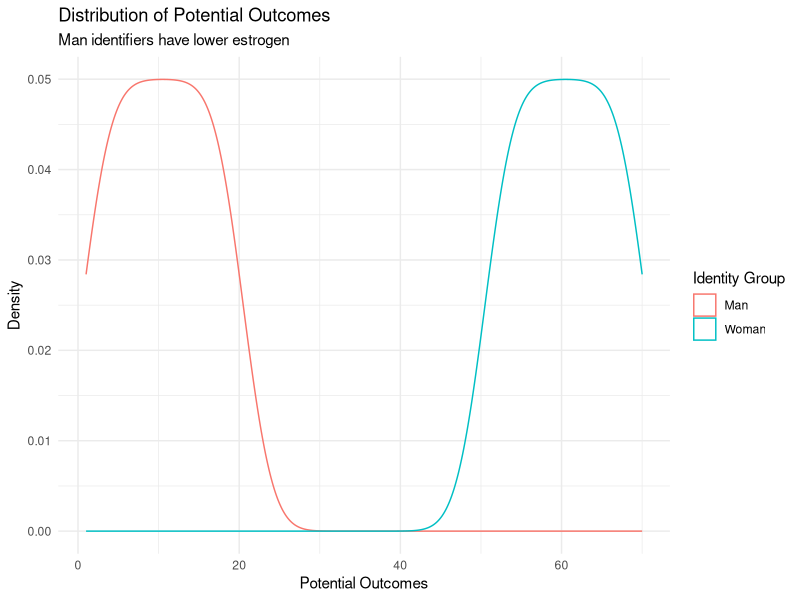

Recreate this plot in R. (Note: this script raises an error after producing the figure.)
## ---- chunk 1
library(tidyverse)
library(ggplot2)
library(patchwork)
library(data.table)

options(htmltools.dir.version = FALSE)
knitr::opts_chunk$set(echo = TRUE, dpi = 300)


theme_set(theme_minimal())
## ---- chunk 2
group <- c(rep("Man",20),rep("Woman",20))

po_control <- c(
  seq(from = 1, to = 20), 
  seq(from = 51, to = 70)) 

## Suppose there is no effect. 
## Then, the potential outcomes to control are equal 
## to the potential outcomes to treatment. 
po_treatment <- po_control 
## ---- chunk 3
ggplot() + 
  aes(x=po_control, color = group) +
  geom_density() + 
  labs(
    title = "Distribution of Potential Outcomes", 
    subtitle = "Man identifiers have lower estrogen",
    x = 'Potential Outcomes', 
    y = 'Density', 
    color = 'Identity Group'
  )
## ---- chunk 4
randomize <- function(units_per_group) { 
  ## an (unnecessary) function to randomize units into 
  ## treatment and control 
  ## ---
  ## args: 
  ##  - units_per_group: how many zero and one should be returned
  
  assignment_vector <- rep(c('Control', 'Treatment'), each = units_per_group)
  sample(assignment_vector)
} 

randomize(units_per_group = 4) 
randomize(units_per_group = 4) 
## ---- chunk 5
treatment_assigned <- randomize() 

outcomes <- po_treatment * I(treatment_assigned == "Treatment") + 
  po_control * I(treatment_assigned == "Control")

outcomes
## ---- chunk 6
estimate_ate <- function(y_values, treatment) { 
  
  treatment_group_mean <- mean(outcomes[treatment == 'Treatment'])
  control_group_mean   <- mean(outcomes[treatment == 'Control'])
  
  ate <- treatment_group_mean - control_group_mean
  
  return(
    list(
      "tg_mean" = treatment_group_mean, 
      "cg_mean" = control_group_mean, 
      "ate" = ate)
  )
}

# In fact, there is _no_ effect, but... sampling! 
estimate_ate(y_values = outcomes, treatment = treatment_assigned) 
## ---- chunk 7
treatment_assigned_one <- randomize(units_per_group = 20)
estimate_ate(y_values = outcomes, treatment = treatment_assigned_one) 

treatment_assigned_two <- randomize(units_per_group = 20)
estimate_ate(y_values = outcomes, treatment = treatment_assigned_two) 

treatment_assigned_three <- randomize(units_per_group = 20)
estimate_ate(y_values = outcomes, treatment = treatment_assigned_three) 
## ---- chunk 8
## going to move the randomization inside the `estimate_ate` function 
## for compactness 

sharp_null <- replicate(
  n = 5000, 
  expr = estimate_ate(
    y_value = outcomes, 
    treatment = randomize(units_per_group = 20))
)
## ---- chunk 9
ggplot() + 
  aes(x = sharp_null) + 
  geom_histogram() + 
  labs(
    title = "Distribution of Treatment Effects Under Sharp Null", 
    subtitle = "Distribution is Centered at Zero, And Symmetric", 
    x = "Estimated Average Treatment Effect", 
    y = "Count"
  )
## ---- chunk 10
experimental_randomization <- randomize(units_per_group = 20)
experimental_ate <- estimate_ate(
  y_values = outcomes, 
  treatment = experimental_randomization)

sharp_null <- replicate(
  n = 5000, 
  expr = estimate_ate(
    y_value = outcomes, 
    treatment = randomize(units_per_group = 20))
)

mean(abs(sharp_null) > abs(experimental_ate))
## ---- chunk 11
histogram_no_effect <- ggplot() + 
  aes(x = sharp_null) + 
  geom_histogram() + 
  geom_vline(xintercept = experimental_ate, color = 'darkorange') + 
  labs(
    title = "No Effect: Distribution of Treatment Effects Under Sharp Null", 
    subtitle = "Distribution is Centered at Zero, And Symmetric", 
    x = "Estimated Average Treatment Effect", 
    y = "Count"
  )

## ---- chunk 12
histogram_no_effect
## ---- chunk 13
po_control   <- c(1:20, 51:70)
po_treatment <- po_control + 25

treatment_assigned <- randomize(units_per_group = 20)

outcomes <- po_treatment * I(treatment_assigned == "Treatment") + 
  po_control * I(treatment_assigned == "Control")

experimental_ate_big_effect <- estimate_ate(
  y_values = outcomes, 
  treatment = treatment_assigned
  )
## ---- chunk 14
sharp_null_big_effect <- replicate(
  n = 5000, 
  expr = estimate_ate(
    y_values = outcomes, 
    treatment = randomize(units_per_group = 20)
  )
)
## ---- chunk 15
histogram_big_effect <- ggplot() + 
  aes(x = sharp_null_big_effect) + 
  geom_histogram() + 
  geom_vline(xintercept = experimental_ate_big_effect, color = 'darkorange') + 
  labs(
    title = "Big Effect: Distribution of Treatment Effects Under Sharp Null", 
    subtitle = "Distribution is Centered at Zero, And Symmetric", 
    x = "Estimated Average Treatment Effect", 
    y = "Count"
  )
## ---- chunk 16
histogram_big_effect
## ---- chunk 17
mean(abs(sharp_null_big_effect) > abs(experimental_ate))
## ---- chunk 18
histogram_big_effect / histogram_no_effect
## ---- chunk 19
simulate_study <- function(effect_size, units_per_group) { 
  # requires all functions to date
  
  effect_size <- 40
  # generate world
  po_control   <- c(1:20, 51:70)
  po_treatment <- po_control + effect_size
  
  # assign treatment and measure outcomes
  treatment_assigned <- randomize(units_per_group)
  outcomes <- po_treatment * I(treatment_assigned == "Treatment") + 
    po_control * I(treatment_assigned == "Control") 
  
  # estimate ate   
  estimated_ate <- estimate_ate(y_values = outcomes, treatment = treatment_assigned)
  
  # generate sharp null distribution
  sharp_null <- replicate(
    n = 300, 
    expr = estimate_ate(y_values = outcomes, treatment = randomize(units_per_group)
    )
  )
  
  p_value <- mean(abs(sharp_null) > abs(estimated_ate))
  return(list(
    'estimated_ate' = estimated_ate,
    'mean_sharp_null' = mean(sharp_null), 
    'p_value' = p_value)
  )
}

simulate_study(effect_size = 40, units_per_group = 20)

estimate_ate(y_values = outcomes, treatment = randomize(20))
## ---- chunk 20
simulate_study(effect_size = 100, units_per_group = 20)
## ---- chunk 21
# notice: we now have two loops: 
  # - We're running 1,000 simulations;
  # - In each simulation, there are 5,000 sharp nulls drawn out
  # - So get some coffee if you're running this at home
distribution_of_p_values_10 <- replicate(
  n = 1000, 
  expr = simulate_study(
    effect_size = 10, 
    units_per_group = 20
  )
)

simulate_study

## ---- chunk 22
histogram_pvalues_10 <- ggplot() + 
  aes(x = distribution_of_p_values_10) + 
  geom_histogram() + 
  labs(
    title = "Distribution of P-Values", 
    subtitle = paste0("Percent P-Values < 0.05: ", round(mean(distribution_of_p_values_10 < 0.05) * 100), "%"), 
    x = 'P-Value'
  )
## ---- chunk 23
histogram_pvalues_10
## ---- chunk 24
distribution_of_p_values_20 <- replicate(
  n = 1000, 
  expr = simulate_study(
    effect_size = 40, 
    units_per_group = 20
  )
)
## ---- chunk 25
histogram_pvalues_20 <- ggplot() + 
  aes(x = distribution_of_p_values_20) + 
  geom_histogram() + 
  labs(
    title = "Distribution of P-Values", 
    subtitle = paste0("Percent P-Values < 0.05: ", round(mean(distribution_of_p_values_10 < 0.05) * 100), "%"), 
    x = 'P-Value'
  )
## ---- chunk 26
histogram_pvalues_20
